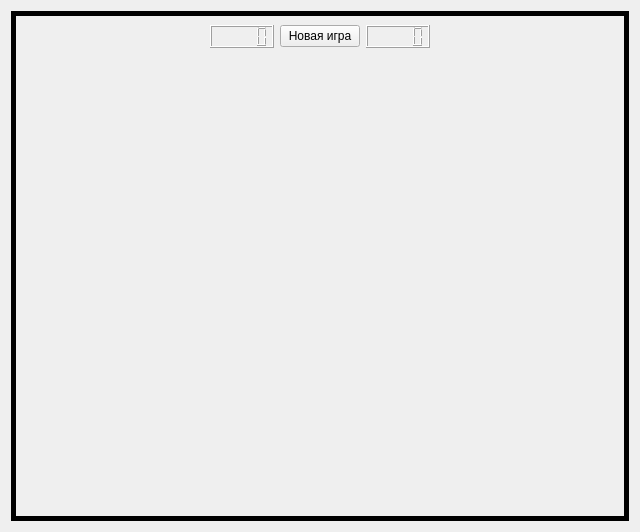
<?xml version="1.0" encoding="UTF-8"?>
<ui version="4.0">
 <class>GameWindow</class>
 <widget class="QWidget" name="GameWindow">
  <property name="geometry">
   <rect>
    <x>0</x>
    <y>0</y>
    <width>640</width>
    <height>532</height>
   </rect>
  </property>
  <property name="windowTitle">
   <string>Form</string>
  </property>
  <layout class="QVBoxLayout" name="mainVerticalLayout">
   <item>
    <widget class="QFrame" name="frame">
     <property name="frameShape">
      <enum>QFrame::Box</enum>
     </property>
     <property name="frameShadow">
      <enum>QFrame::Plain</enum>
     </property>
     <property name="lineWidth">
      <number>5</number>
     </property>
     <layout class="QVBoxLayout" name="frameVerticalLayout" stretch="0,0,1">
      <item>
       <layout class="QHBoxLayout" name="lcdHorizontalLayout" stretch="0,0,0,0,0">
        <item>
         <spacer name="horizontalSpacer">
          <property name="orientation">
           <enum>Qt::Horizontal</enum>
          </property>
          <property name="sizeHint" stdset="0">
           <size>
            <width>0</width>
            <height>20</height>
           </size>
          </property>
         </spacer>
        </item>
        <item>
         <widget class="QLCDNumber" name="lcdNumber_flagsLeft"/>
        </item>
        <item>
         <widget class="QPushButton" name="pushButton_6">
          <property name="text">
           <string>Новая игра</string>
          </property>
         </widget>
        </item>
        <item>
         <widget class="QLCDNumber" name="lcdNumber_timer"/>
        </item>
        <item>
         <spacer name="horizontalSpacer_2">
          <property name="orientation">
           <enum>Qt::Horizontal</enum>
          </property>
          <property name="sizeHint" stdset="0">
           <size>
            <width>0</width>
            <height>20</height>
           </size>
          </property>
         </spacer>
        </item>
       </layout>
      </item>
      <item>
       <layout class="QHBoxLayout" name="horizontalLayout_gameField">
        <item>
         <spacer name="horizontalSpacer_4">
          <property name="orientation">
           <enum>Qt::Horizontal</enum>
          </property>
          <property name="sizeHint" stdset="0">
           <size>
            <width>0</width>
            <height>20</height>
           </size>
          </property>
         </spacer>
        </item>
        <item>
         <spacer name="horizontalSpacer_3">
          <property name="orientation">
           <enum>Qt::Horizontal</enum>
          </property>
          <property name="sizeHint" stdset="0">
           <size>
            <width>0</width>
            <height>20</height>
           </size>
          </property>
         </spacer>
        </item>
       </layout>
      </item>
      <item>
       <spacer name="verticalSpacer">
        <property name="orientation">
         <enum>Qt::Vertical</enum>
        </property>
        <property name="sizeHint" stdset="0">
         <size>
          <width>20</width>
          <height>0</height>
         </size>
        </property>
       </spacer>
      </item>
     </layout>
    </widget>
   </item>
  </layout>
 </widget>
 <resources/>
 <connections/>
</ui>
